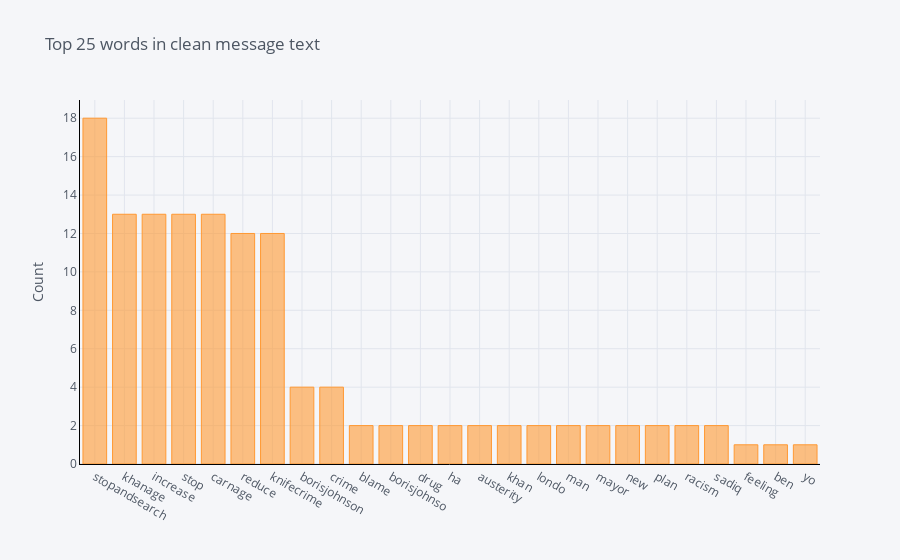
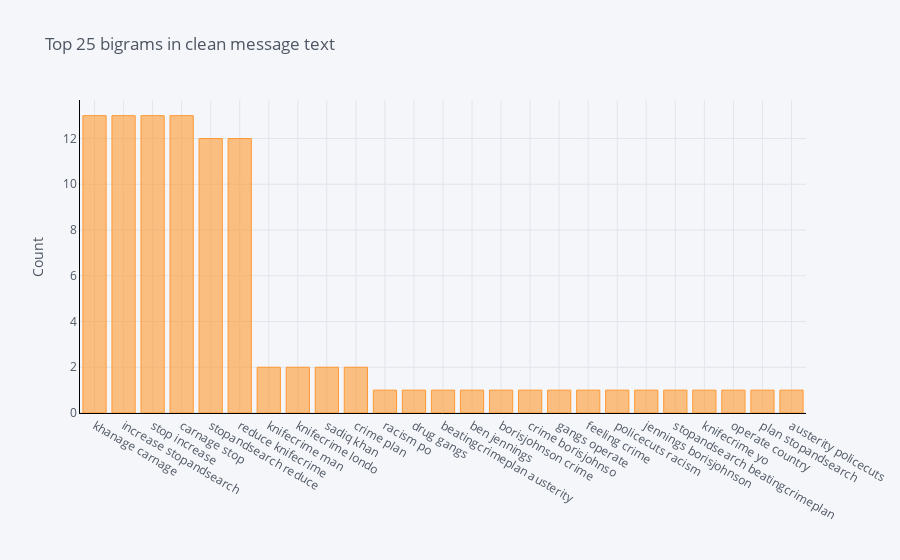

Source (notebook cell) for these figures, in order:
### Code cell
tw_nlp.plot_ngrams(all_tweets[all_tweets.label == 'FOR'], 'Clean_MessageText')

### Figure 1 — Plotly figure (JSON) as saved in the notebook; plotly's stock layout.template omitted (floating-point values rounded to 4 significant figures)
{"data": [{"marker": {"color": "rgba(255, 153, 51, 0.6)", "line": {"color": "rgba(255, 153, 51, 1.0)", "width": 1}}, "name": "count", "orientation": "v", "text": "", "type": "bar", "x": ["stopandsearch", "khanage", "increase", "stop", "carnage", "reduce", "knifecrime", "borisjohnson", "crime", "blame", "borisjohnso", "drug", "ha", "austerity", "khan", "londo", "man", "mayor", "new", "plan", "racism", "sadiq", "feeling", "ben", "yo"], "y": [18, 13, 13, 13, 13, 12, 12, 4, 4, 2, 2, 2, 2, 2, 2, 2, 2, 2, 2, 2, 2, 2, 1, 1, 1]}], "layout": {"legend": {"bgcolor": "#F5F6F9", "font": {"color": "#4D5663"}}, "paper_bgcolor": "#F5F6F9", "plot_bgcolor": "#F5F6F9", "title": {"font": {"color": "#4D5663"}, "text": "Top 25 words in clean message text"}, "xaxis": {"gridcolor": "#E1E5ED", "linecolor": "black", "showgrid": true, "tickfont": {"color": "#4D5663"}, "title": {"font": {"color": "#4D5663"}, "text": ""}, "zerolinecolor": "#E1E5ED"}, "yaxis": {"gridcolor": "#E1E5ED", "linecolor": "black", "showgrid": true, "tickfont": {"color": "#4D5663"}, "title": {"font": {"color": "#4D5663"}, "text": "Count"}, "zerolinecolor": "#E1E5ED"}}}

### Figure 2 — Plotly figure (JSON) as saved in the notebook; plotly's stock layout.template omitted (floating-point values rounded to 4 significant figures)
{"data": [{"marker": {"color": "rgba(255, 153, 51, 0.6)", "line": {"color": "rgba(255, 153, 51, 1.0)", "width": 1}}, "name": "count", "orientation": "v", "text": "", "type": "bar", "x": ["khanage carnage", "increase stopandsearch", "stop increase", "carnage stop", "stopandsearch reduce", "reduce knifecrime", "knifecrime man", "knifecrime londo", "sadiq khan", "crime plan", "racism po", "drug gangs", "beatingcrimeplan austerity", "ben jennings", "borisjohnson crime", "crime borisjohnso", "gangs operate", "feeling crime", "policecuts racism", "jennings borisjohnson", "stopandsearch beatingcrimeplan", "knifecrime yo", "operate country", "plan stopandsearch", "austerity policecuts"], "y": [13, 13, 13, 13, 12, 12, 2, 2, 2, 2, 1, 1, 1, 1, 1, 1, 1, 1, 1, 1, 1, 1, 1, 1, 1]}], "layout": {"legend": {"bgcolor": "#F5F6F9", "font": {"color": "#4D5663"}}, "paper_bgcolor": "#F5F6F9", "plot_bgcolor": "#F5F6F9", "title": {"font": {"color": "#4D5663"}, "text": "Top 25 bigrams in clean message text"}, "xaxis": {"gridcolor": "#E1E5ED", "linecolor": "black", "showgrid": true, "tickfont": {"color": "#4D5663"}, "title": {"font": {"color": "#4D5663"}, "text": ""}, "zerolinecolor": "#E1E5ED"}, "yaxis": {"gridcolor": "#E1E5ED", "linecolor": "black", "showgrid": true, "tickfont": {"color": "#4D5663"}, "title": {"font": {"color": "#4D5663"}, "text": "Count"}, "zerolinecolor": "#E1E5ED"}}}
